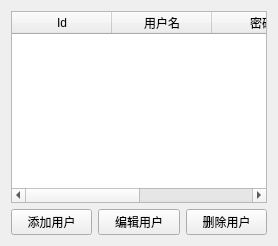
<?xml version="1.0" encoding="UTF-8"?>
<ui version="4.0">
 <class>UserManager</class>
 <widget class="QWidget" name="UserManager">
  <layout class="QVBoxLayout" name="verticalLayoutUserManager">
   <item>
    <widget class="QTableWidget" name="userTableWidget">
    <column>
     <property name="text">
      <string>Id</string>
     </property>
     </column>
      <column>
       <property name="text">
        <string>用户名</string>
      </property>
      </column>
     <column>
      <property name="text">
        <string>密码</string>
       </property>
      </column>
      <column>
       <property name="text">
         <string>权限</string>
       </property>
      </column>
    </widget>
   </item>
   <item>
    <layout class="QHBoxLayout" name="horizontalLayoutUserManagerButtons">
     <item>
      <widget class="QPushButton" name="addUserButton">
       <property name="text">
        <string>添加用户</string>
       </property>
      </widget>
     </item>
     <item>
      <widget class="QPushButton" name="editUserButton">
       <property name="text">
        <string>编辑用户</string>
       </property>
      </widget>
     </item>
     <item>
      <widget class="QPushButton" name="deleteUserButton">
       <property name="text">
        <string>删除用户</string>
       </property>
      </widget>
     </item>
    </layout>
   </item>
  </layout>
 </widget>
 <resources/>
 <connections/>
</ui>
